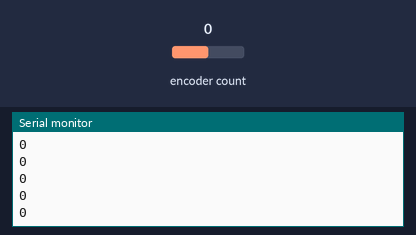
A sketch run on a simulated Arduino Uno, built with avr-gcc and run on an emulated ATmega328P. Parts: the last lines printed to the serial monitor. The inputs (shaded band) are chosen by the test bench; at power-on: encoder count 0.

Above: at 1.2 s.
1.3 s: encoder count set to 1
At 2.2 s:
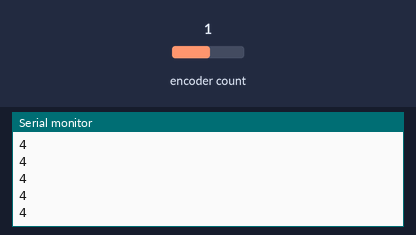
2.8 s: encoder count set to 2
At 3.4 s:
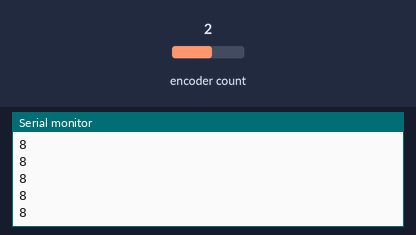
Timing chart, 0 to 5.8 s (numbered marks = the images above; inputs shaded):
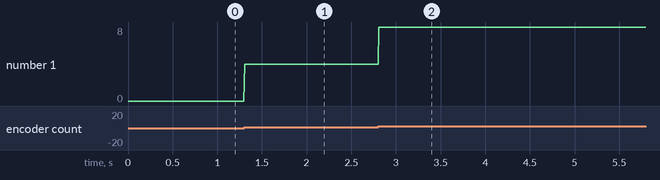

Measured:
- after the input at 1.3 s, the serial monitor: prints a new line at once (image 1)
- after the input at 2.8 s, the serial monitor: prints a new line at once (image 2)
- plotted number 1: 0 → 4 after the input at 1.3 s, 4 → 8 after the input at 2.8 s

The sketch:

incremental_encoder.ino
```cpp
#include <PID_v1.h>
#include <Encoder.h>

Encoder encoder1(2, 3);
int tick_rev_ratio = 4*1000; //1 revolution = 4*1000 ticks on the encoder
long encoder_tick_now = 0;
long encoder_tick_prev = 0;
unsigned long time_now;
unsigned long time_prev;
double measured_input = 0;


void setup() {
  Serial.begin(115200);
}

void loop() {
  encoder_tick_now = encoder1.read();
  time_now = micros();
  measured_input = compute_velocity(time_now, time_prev, encoder_tick_now, encoder_tick_prev);

  encoder_tick_prev = encoder_tick_now;
  time_prev = time_now;
  Serial.println(encoder_tick_now);
  delay(10);
}


// Compute current velocity - start [rpm]
float compute_velocity(unsigned long time_now, unsigned long time_prev, long tick_now, long tick_prev){
  float dtime = time_now - time_prev; //in [ns]
  float dtick = tick_now - tick_prev;
//  float tick_vel_ns = dtick/dtime; // in [tick/ns]
//  float tick_vel_min = tick_vel_ns * 1e6 * 60; // in [tick/min]
//  float rpm = tick_vel_min/tick_rev_ratio; // in [r/min]
  float rpm = dtick * 1e6 * 60 / (dtime * tick_rev_ratio); // in [r/min]
//  Serial.print(dtick);  Serial.print(" "); Serial.println(rpm);
  return rpm;
}
// Compute current velocity - end
```
